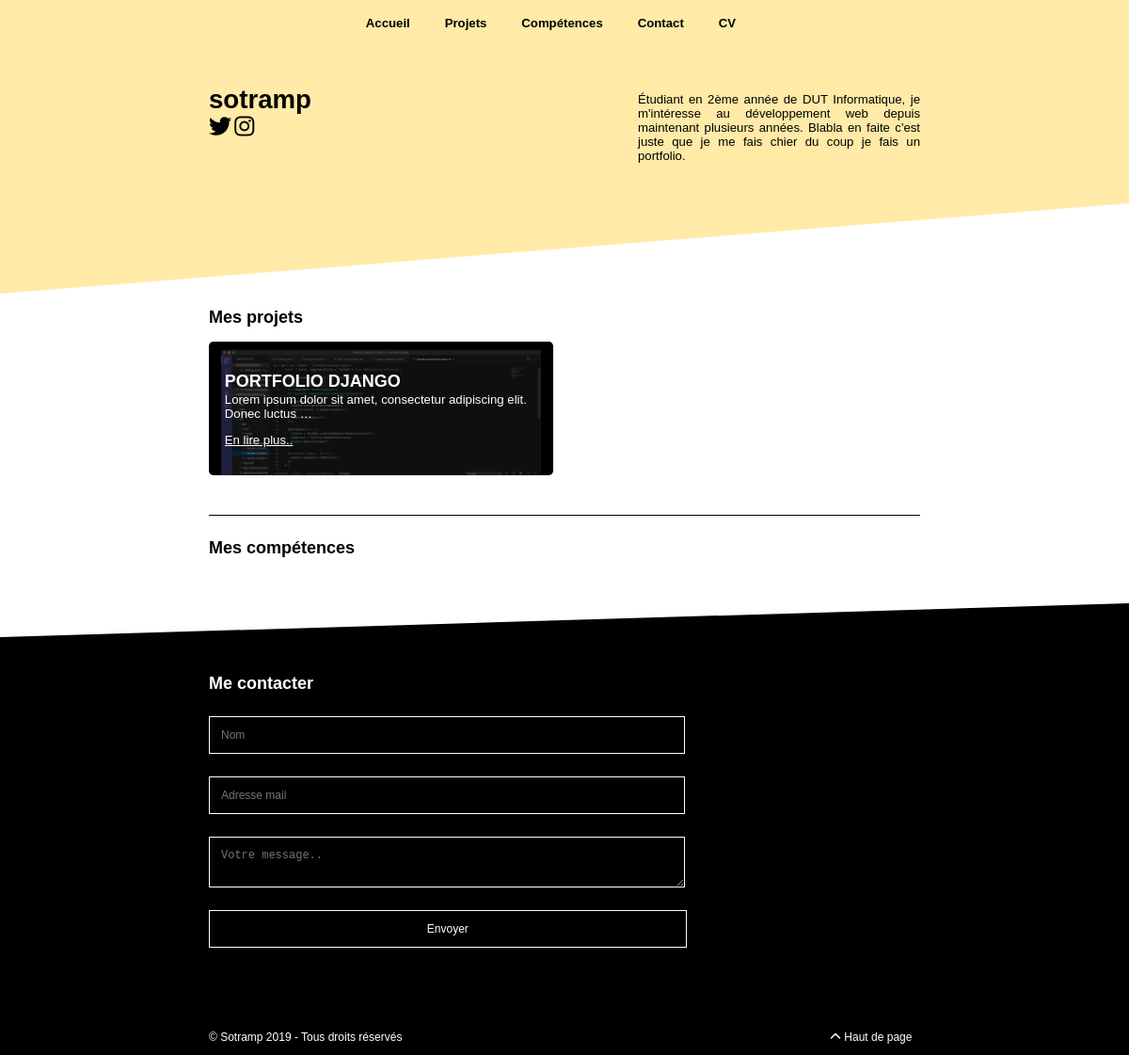
The page / on the database its author committed.
### portfolio/models.py (models this page shows, shortened)
class Project(models.Model):
    name = models.CharField(max_length=100, verbose_name="Nom du projet")
    slug = models.SlugField(max_length=100, null=True)
    image = models.ImageField(upload_to='gallery', null=True, verbose_name="Image du projet")
    labels = models.CharField(max_length=100, null=True, verbose_name="Langages utilisés")
    desc = models.TextField(null=True, verbose_name="Description du projet")
    github = models.CharField(max_length=200, null=True, blank=True, verbose_name="Lien GitHub")
    demo = models.CharField(max_length=200, null=True, blank=True, verbose_name="Lien Démonstration")
    date = models.DateTimeField(default=timezone.now, verbose_name="Date de publication")
    class Meta:
        verbose_name = "Projet"
        ordering = ['-date']

### portfolio/views.py (the view, shortened to what this page needs)
# urls.py: path('', views.index, name='index'),
def index(request):
    projects = Project.objects.all()
    formInit = ContactForm
    return render(request, 'index.html', {'last_projects' : projects, 'form' : formInit})

### portfolio/templates/index.html (shortened to what this page needs)
{% extends 'layouts/gabarit.html' %}
    {% block content %}
    <div class="in scene_element scene_element--fadeinup">
        <h2 id="blog">Mes projets</h2>
        <ul id="blog">
            {% for project in last_projects %}
                <a href="{% url 'more' id=project.id slug=project.slug %}"><li style="background-image:url('{{ project.image.url }}');"><h2>{{ project.name }}</h2><p>{{ project.desc|truncatewords_html:10 }}</p><p class='more'>En lire plus..</p></li></a>
            {% empty %}
            <p>Aucun projet.</p>
            {% endfor %}
        </ul>
        <h2 id="competences">Mes compétences</h2>
    </div>
    {% endblock %}

### portfolio/static/css/style.css (style rules this page uses)
body { font: 1vw "Century Gothic", Futura, sans-serif; background-color:white; margin:0; }
.in { margin:auto; width:63vw; }
a { text-decoration:none; color:black; }
ul#blog { padding-left:0; }
ul#blog a li { display: inline-block; width: 44%; margin:0 0.5vw 0.5vw 0; height: auto; background-color: black; background-size: cover; border-radius: 0.4vw; color:white; padding:1.4vw; box-shadow: inset 2000px 0 0 0 rgba(0, 0, 0, 0.5); }
ul#blog a li h2 { margin-bottom: -1vw; text-transform:uppercase; }
ul#blog a li p { font-size:1.1vw; }
ul#blog a li p.more { text-decoration:underline; }
h2#competences { margin-top: 3vw; border-top: 0.1vw solid black; padding-top: 2vw; }

### rows shown on the page
Project: image (picture), name "PORTFOLIO DJANGO", desc "Lorem ipsum dolor sit amet, consectetur adipiscing elit. Donec luctus …"
